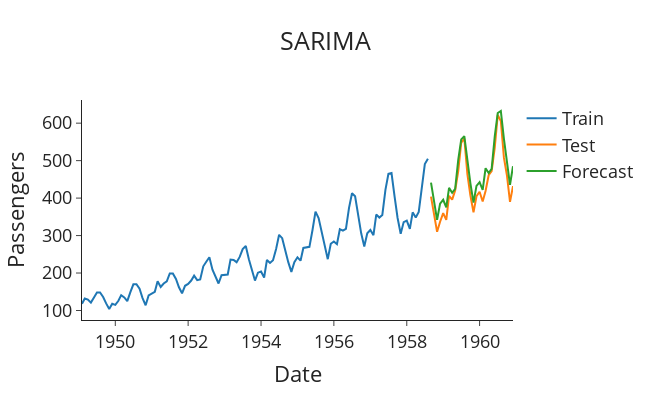

Write notebook code for a chart like this one.
### Code cell
######## Results ############# 

# Import packages
import plotly.graph_objects as go

def plot_forecasts(forecasts: list[float], title: str) -> None:
    """Function to plot the forecasts."""
    fig = go.Figure()
    fig.add_trace(go.Scatter(x=train['Month'], y=train['Passengers'], name='Train'))
    fig.add_trace(go.Scatter(x=test['Month'], y=test['Passengers'], name='Test'))
    fig.add_trace(go.Scatter(x=test['Month'], y=forecasts, name='Forecast'))
    fig.update_layout(template="simple_white", font=dict(size=18), title_text=title,
                      width=650, title_x=0.5, height=400, xaxis_title='Date',
                      yaxis_title='Passengers')

    return fig.show()


# Plot the forecasts
plot_forecasts(forecasts, 'SARIMA')
